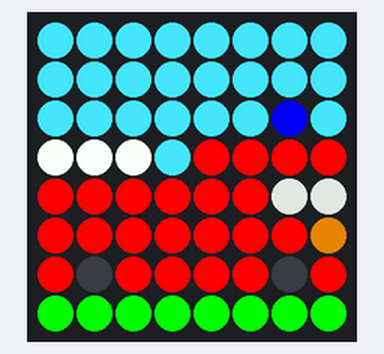
Simulated run of this program. Board: Raspberry Pi (BCM pin numbers) with a Sense HAT. Shown: the Sense HAT's 8×8 RGB LED matrix. At 0.0 s the program stops and its outputs stay as they are.

Above: at 0.1 s.

The program:

fireengine.py
```python
from sense_hat import SenseHat
sense = SenseHat()
sense.set_rotation(270)
w = (255, 255, 255) # Weiss
x = (0, 0, 0) # Schwarz
g = (0,255,0) # Grün
s = (180,180,180) # Silber
r = (255,0,0) # Rot
c = (66, 220, 240) # Cyan
o = (180,100,0) # Orange
b = (0, 0,255) # Blau

bild = [
    c, c, c, c, c, c, c, c,
    c, c, c, c, c, c, c, c,
    c, c, c, c, c, c, b, c,
    w, w, w, c, r, r, r, r,
    r, r, r, r, r, r, s, s,
    r, r, r, r, r, r, r, o,
    r, x, r, r, r, r, x, r,
    g, g, g, g, g, g, g, g
    ]

sense.set_pixels(bild)
```
